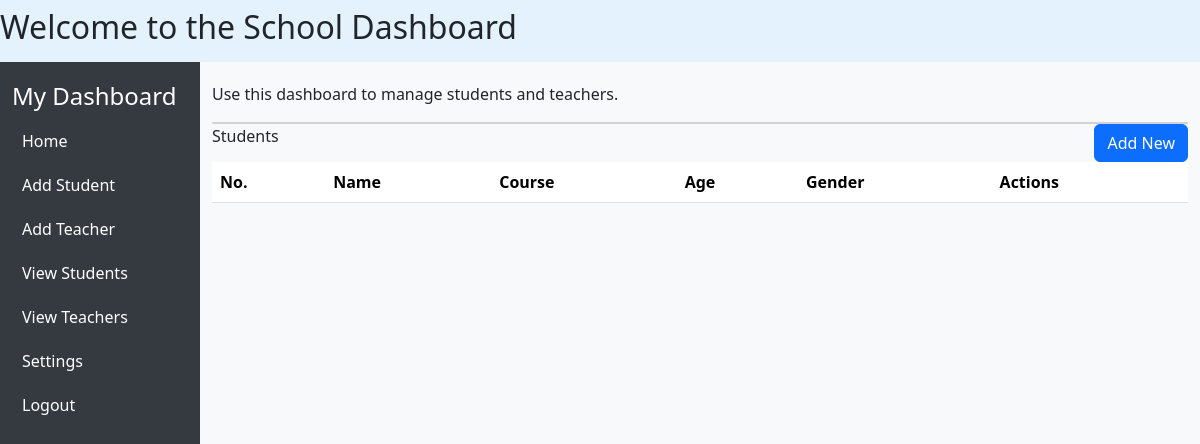
The app's page /website/dashboard/ (signed in), older data.
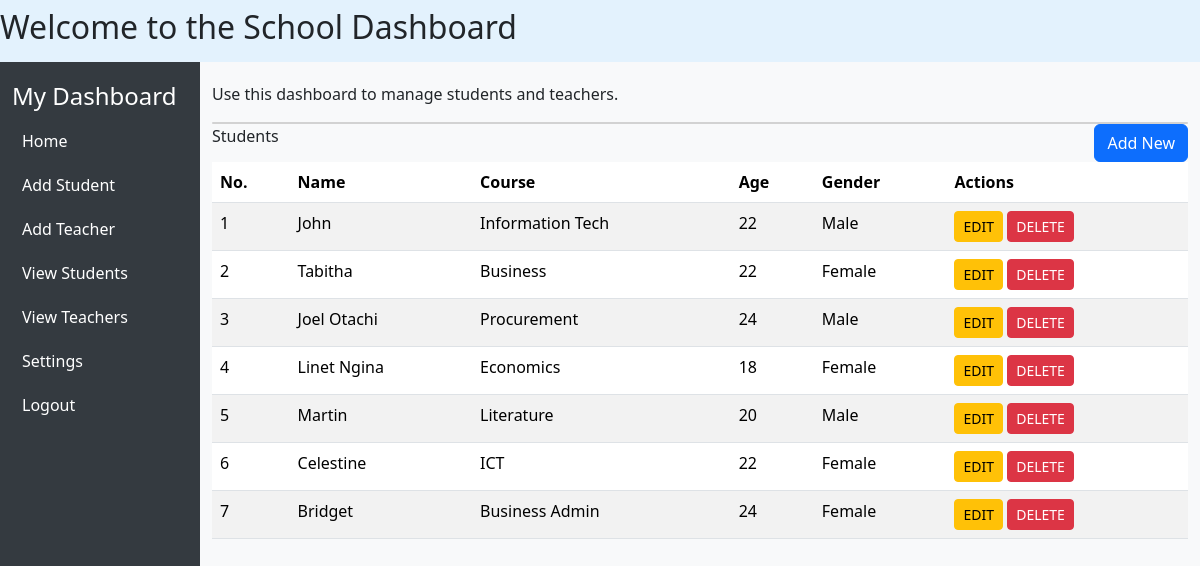
The same page, newer data.
### website/models.py (models this page shows, shortened)
class Student(models.Model):
    name = models.CharField(max_length=30)
    course = models.CharField(max_length=30)
    age = models.IntegerField()
    GENDER_CHOICES = [
        ('Male', 'Male'),
        ('Female', 'Female'),
    ]
    gender = models.CharField(max_length=20, choices=GENDER_CHOICES)

### website/views.py (the view)
# urls.py: path('dashboard/', views.dashboard, name='dashboard'),
@login_required(login_url='login')
def dashboard(request):
    students = Student.objects.all()
    return render(request, 'dashboard.html',{'students':students})

### website/templates/dashboard.html (shortened to what this page needs)
<!DOCTYPE html>
<html lang="en">
<head>
    <link rel="stylesheet" href="">
    <link rel="stylesheet" href="https://cdn.jsdelivr.net/npm/bootstrap@5.3.7/dist/css/bootstrap.min.css">
</head>
<body>
<nav class="navbar" style="background-color: #e3f2fd;" data-bs-theme="light">
  <h2>Welcome to the School Dashboard</h2>
</nav>
<div class="container-fluid">
    <div class="row">
        <div class="col-md-3 col-lg-2 sidebar">
            <h4>My Dashboard</h4>
            <a href="">Home</a>
            <a href="">Add Student</a>
            <a href="">Add Teacher</a>
            <a href="">View Students</a>
            <a href="">View Teachers</a>
            <a href="">Settings</a>
            <a href="{% url 'logout' %}">Logout</a>
        </div>
        <div class="col-md-9 col-lg-10 content">
            <p>Use this dashboard to manage students and teachers.</p>
            <div class="card"></div>
            <div class="card-header">
                Students
                <a href="{% url 'add' %}" class="btn btn-primary float-end">Add New</a>
            </div>
            <div class="card-body">
                <table class="table table-striped">
                    <thead>
                    <tr>
                        <th>No.</th>
                        <th>Name</th>
                        <th>Course</th>
                        <th>Age</th>
                        <th>Gender</th>
                        <th>Actions</th>
                    </tr>
                    </thead>
                    <tbody>
                    {% for student in students %}
                    <tr>
                        <td>{{ forloop.counter }}</td>
                        <td>{{ student.name }}</td>
                        <td>{{ student.course }}</td>
                        <td>{{ student.age }}</td>
                        <td>{{ student.gender }}</td>
                        <td>
                            <a href="{% url 'edit' student.id %}" class="btn btn-sm btn-warning">EDIT</a>
                            <a href="{% url 'delete' student.id %}" class="btn btn-sm btn-danger" onclick="return confirm('Are you sure you want to delete the student?')">DELETE</a>
                        </td>
                    </tr>
                    {% endfor %}
                    </tbody>
                </table>
            </div>
        </div>
    </div>
</div>
</body>
</html>

Row changes from the older to the newer data that the page shows:
added Student: name "John", course "Information Tech", age "22", gender "Male"
added Student: name "Tabitha", course "Business", age "22", gender "Female"
added Student: name "Joel Otachi", course "Procurement", age "24", gender "Male"
added Student: name "Linet Ngina", course "Economics", age "18", gender "Female"
added Student: name "Martin", course "Literature", age "20", gender "Male"
added Student: name "Celestine", course "ICT", age "22", gender "Female"
added Student: name "Bridget", course "Business Admin", age "24", gender "Female"
